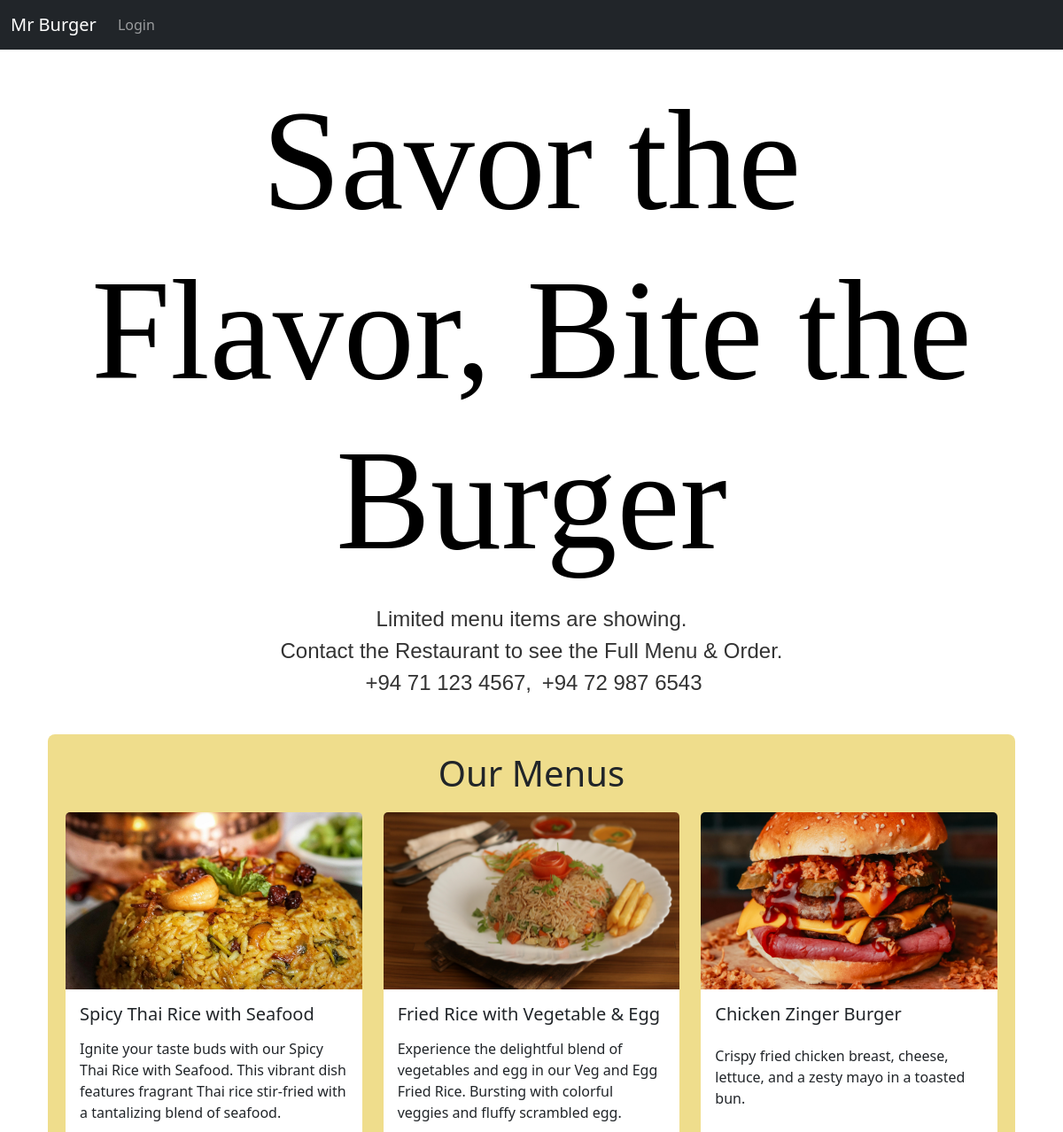
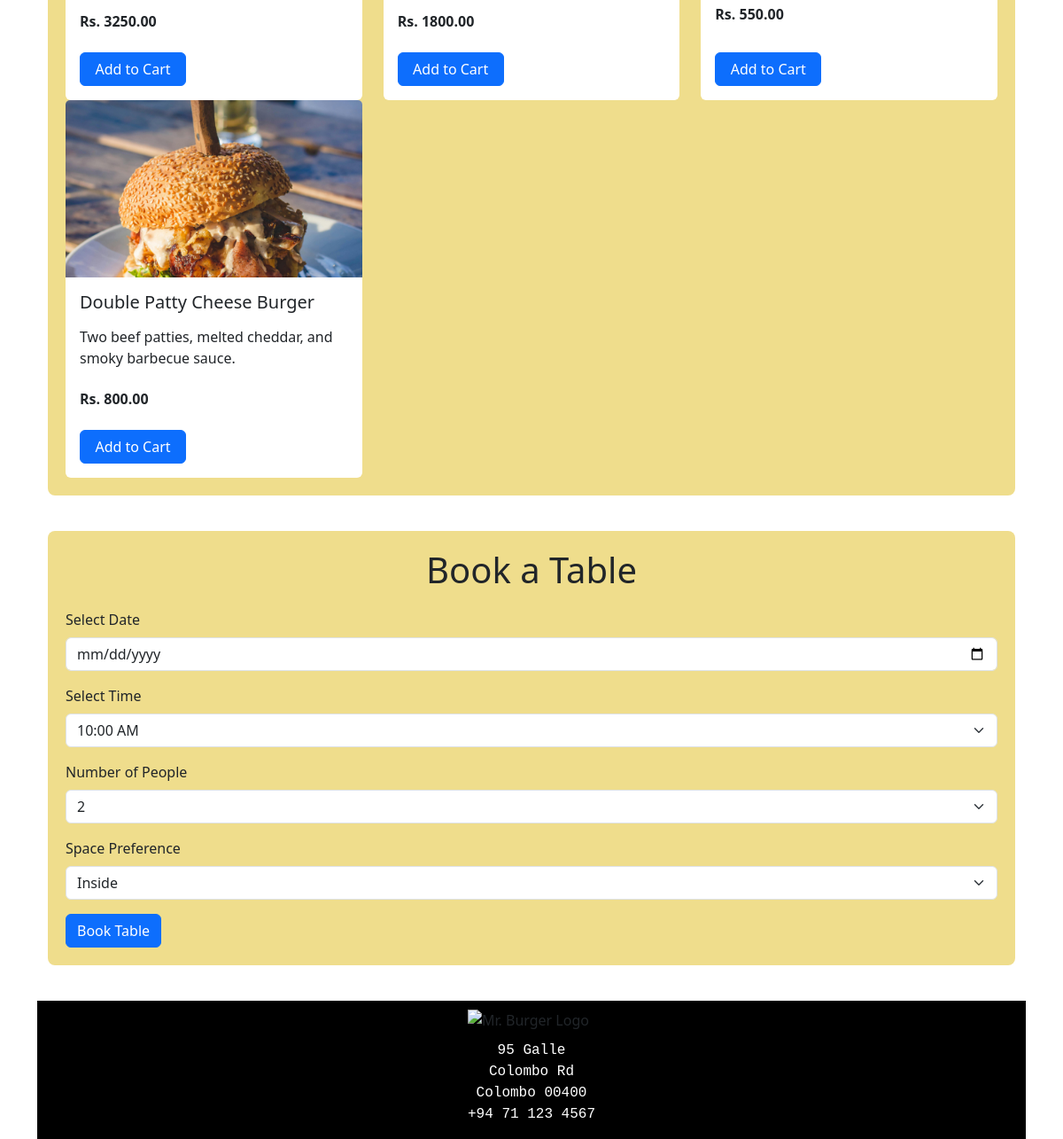
The page / on the database its author committed (2 pictures, top to bottom).
### webstore/models.py (models this page shows, shortened)
class Menu(models.Model):
    name = models.CharField(max_length=50)
    description = models.CharField(max_length=400)
    price = models.FloatField()
    img_url = models.ImageField(upload_to='static/')

### webstore/views.py (the view)
# urls.py: path('', views.item_list, name='item_list'),
def item_list(request):
    items = Menu.objects.all()
    return render(request, 'item_list.html', {'items': items})

### webstore/templates/item_list.html (shortened to what this page needs)
{% extends 'base.html' %}
{% block content %}
<div class="container">
    {% load static %}
    <div class="test">
        <h1 class="tagline">Savor the Flavor, Bite the Burger</h1>
        <p class="details">
            Limited menu items are showing.<br>
            Contact the Restaurant to see the Full Menu & Order. <br>
             +94 71 123 4567,  +94 72 987 6543
        </p>
    </div>
    <div class="section bg-light-orange">
        <h1>Our Menus</h1>
        <div class="row">
            {% for item in items %}
            <div class="col-md-4">
                <div class="card">
                    <img src="{{ item.img_url.url }}" class="card-img-top" alt="{{ item.name }}">
                    <div class="card-body">
                        <h5 class="card-title">{{ item.name }}</h5>
                        <p class="card-text">{{ item.description }}</p>
                        <p class="card-text"><strong>Rs. {{ item.price|floatformat:2 }}</strong></p>
                        <a href="{% url 'add_to_cart' item.id %}" class="btn btn-primary" style="width: 120px;">Add to Cart</a>
                    </div>
                </div>
            </div>
            {% endfor %}
        </div>
    </div>
    <div class="section bg-light-orange">
        <h1>Book a Table</h1>
        <form method="POST" action="{% url 'book_table' %}">
            <div class="mb-3">
                <label for="date" class="form-label">Select Date</label>
                <input type="date" class="form-control" id="date" name="reservation_date" required>
            </div>
            <div class="mb-3">
                <label for="time" class="form-label">Select Time</label>
                <select class="form-select" id="time" name="reservation_time" required>
                    <option value="10:00">10:00 AM</option>
                </select>
            </div>
            <div class="mb-3">
                <label for="people" class="form-label">Number of People</label>
                <select class="form-select" id="people" name="num_people" required>
                    <option value="2">2</option>
                </select>
            </div>
            <div class="mb-3">
                <label for="space_preference" class="form-label">Space Preference</label>
                <select class="form-select" id="space_preference" name="space_preference" required>
                    <option value="Inside">Inside</option>
                </select>
            </div>
            <button type="submit" class="btn btn-primary">Book Table</button>
        </form>
    </div>
</div>
<div class="logo">
    <img src="{% static 'static/M.png.png' %}" alt="Mr. Burger Logo" style="max-height: 100px;">
    <p class="locations">
      95 Galle <br> Colombo Rd<br> Colombo 00400 <br>
       +94 71 123 4567
    </p>
</div>
{% endblock %}

### rows shown on the page
Menu: img_url (picture), name "Spicy Thai Rice with Seafood", description "Ignite your taste buds with our Spicy Thai Rice with Seafood. This vibrant dish features fragrant Thai rice stir-fried with a tantalizing blend of seafood.", price "3250.00"
Menu: img_url (picture), name "Fried Rice with Vegetable & Egg", description "Experience the delightful blend of vegetables and egg in our Veg and Egg Fried Rice. Bursting with colorful veggies and fluffy scrambled egg.", price "1800.00"
Menu: img_url (picture), name "Chicken Zinger Burger", description "Crispy fried chicken breast, cheese, lettuce, and a zesty mayo in a toasted bun.", price "550.00"
Menu: img_url (picture), name "Double Patty Cheese Burger", description "Two beef patties, melted cheddar, and smoky barbecue sauce.", price "800.00"
